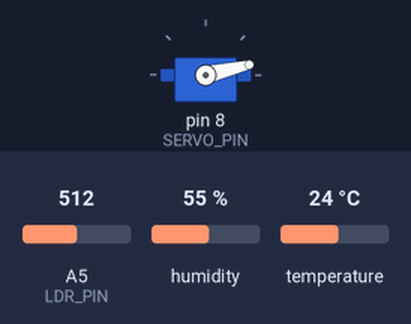
Bench run of a sketch on a simulated Arduino Uno, built with avr-gcc and run on an emulated ATmega328P. Parts: servo. Inputs (shaded band) come from the test bench; at power-on: A5 (LDR_PIN) = 512, humidity 55 %, temperature 24 °C. What the sketch prints to the serial monitor is not drawn.

Above: at 0.05 s.
At 1.15 s:
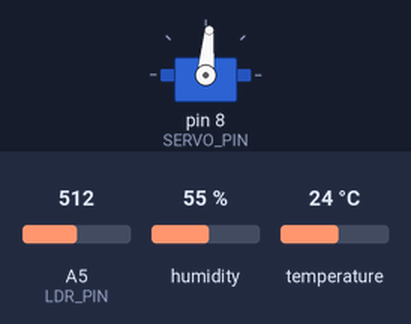
At 2.3 s:
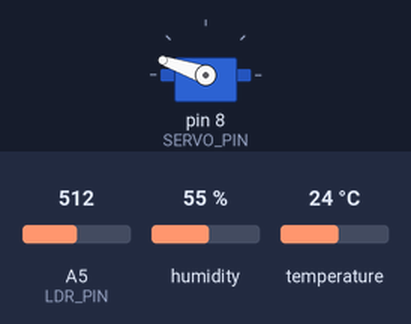
At 4.6 s:
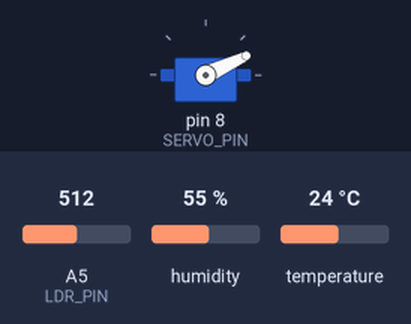
Timing chart, 0 to 7.6 s (numbered marks = the images above):
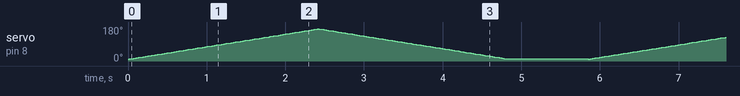

The sketch:

xmpArduinoControl.ino
```cpp
#include <DHT.h>
#include <Servo.h>

const int LDR_PIN = A5;
const int DHT11_PIN = 7;
const int DHT_TYPE = DHT11;
DHT dht(DHT11_PIN, DHT_TYPE);
Servo servo;
const int SERVO_PIN = 8;

void setup() {
  Serial.begin(9600);
  dht.begin();
  servo.attach(SERVO_PIN);
  servo.write(10);
}

void loop()
{
  int angle;
  for (angle = 10; angle < 170; angle++)
  {
    servo.write(angle);
    delay(15);
  }
  for (angle = 170; angle > 10; angle--)
  {
    servo.write(angle);
    delay(15);
  }

  float t = dht.readTemperature();
  float h = dht.readHumidity();
  int light = analogRead(LDR_PIN);
  if(!(isnan(t)) && !(isnan(h))) {
    Serial.println(t);
    Serial.println(h);
    Serial.println(light);
  }
  delay(1000);
}
```
